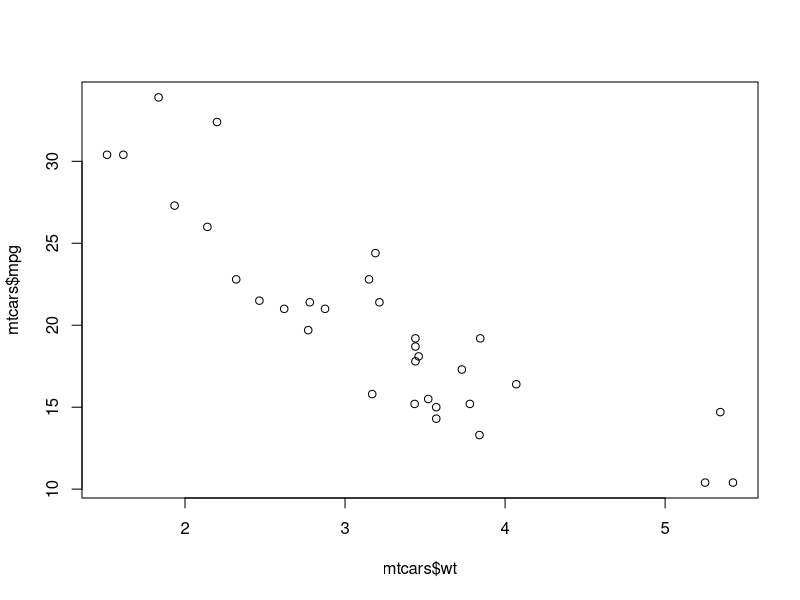
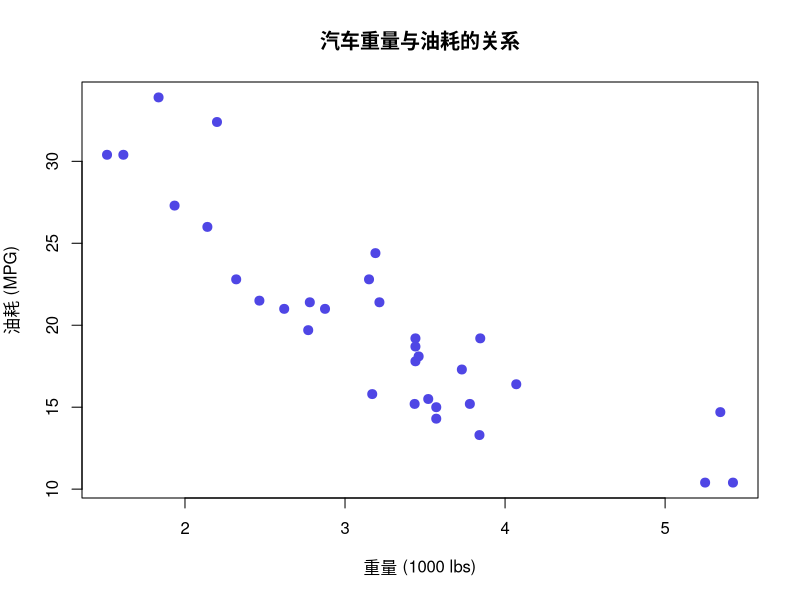
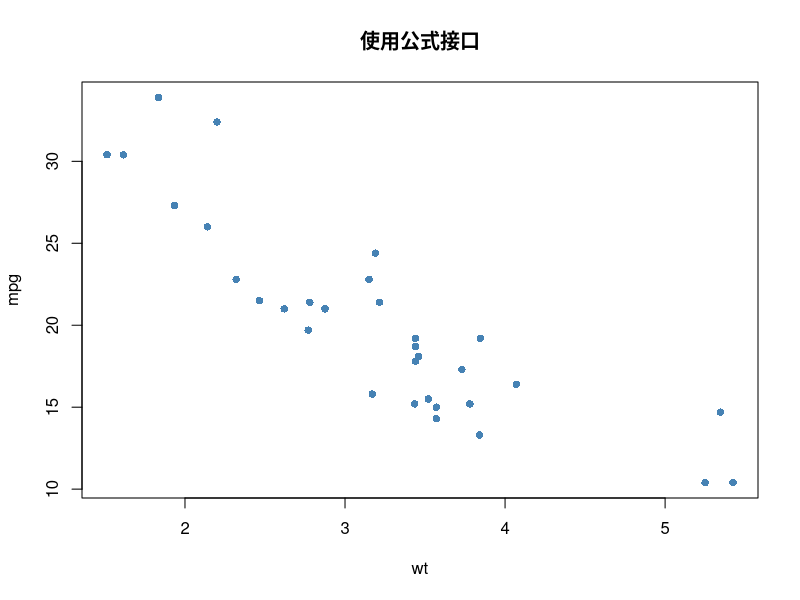
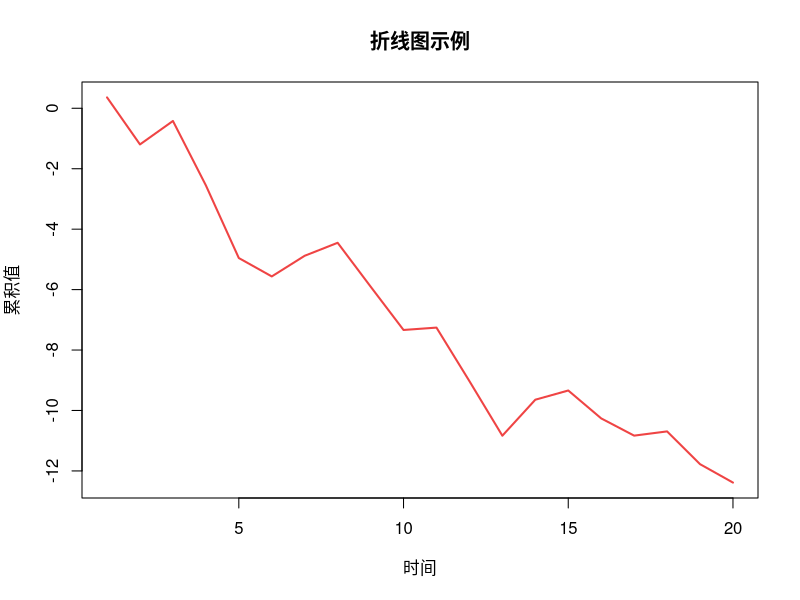
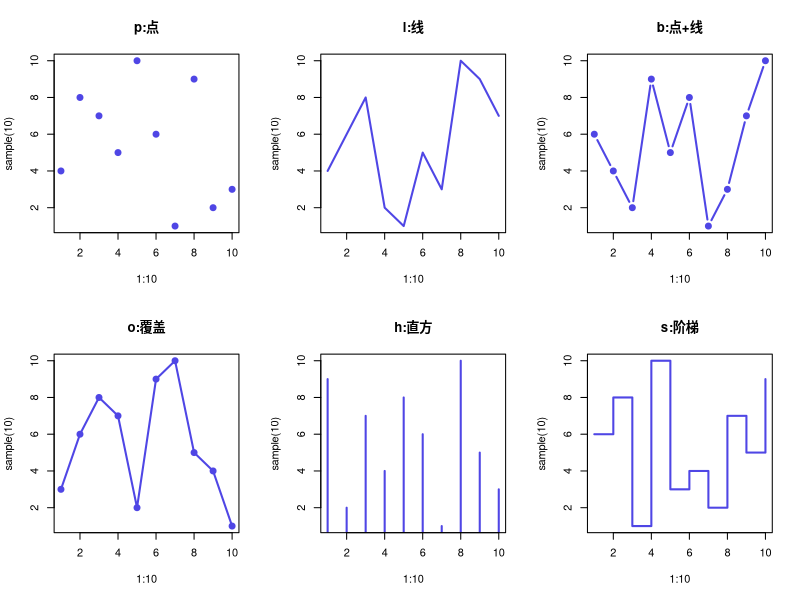
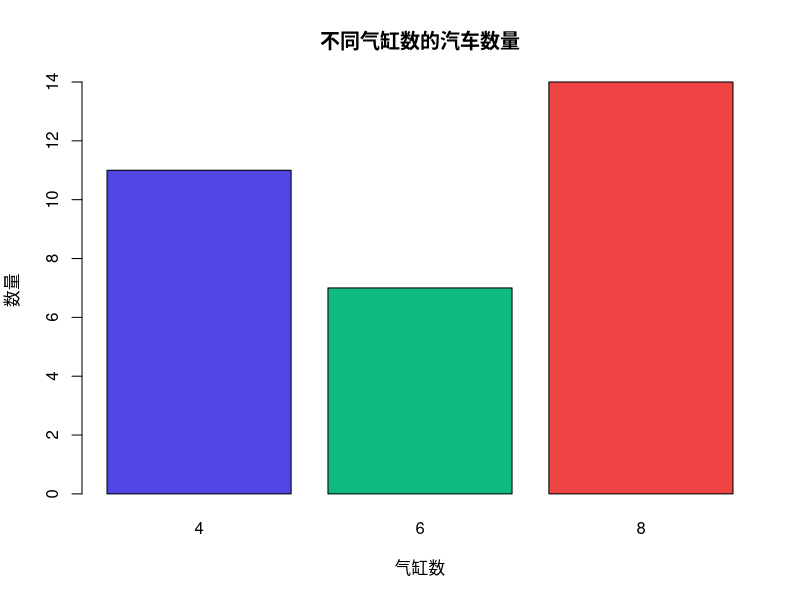
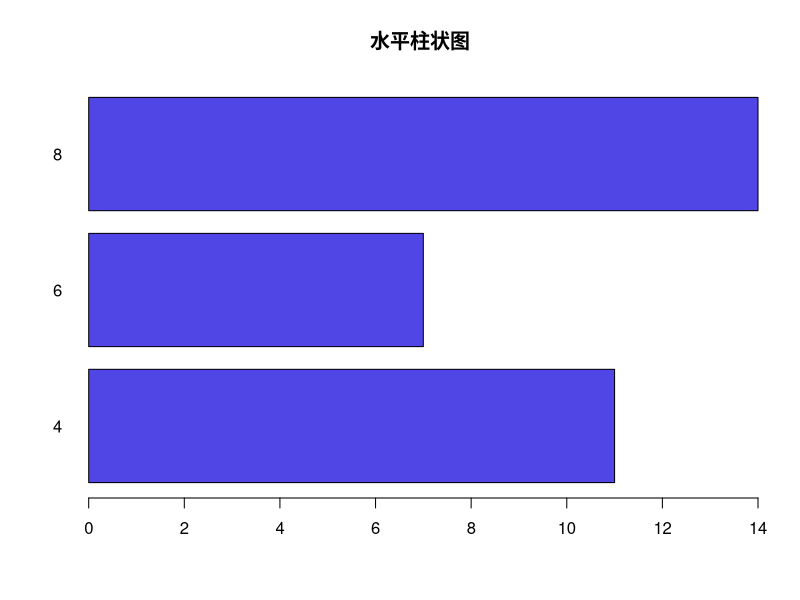
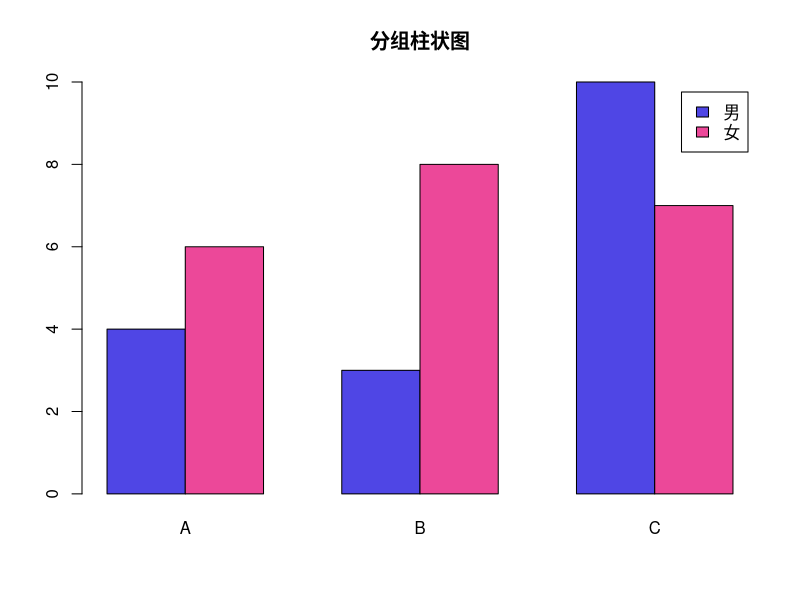

These charts were generated, in order, by the following R code:
## ---- chunk 1
knitr::opts_chunk$set(
    echo = TRUE,
    warning = FALSE,
    message = FALSE,
    fig.width = 8,
    fig.height = 5
)
## ---- chunk 2
# 使用内置数据
data(mtcars)

# 最简单的散点图
plot(mtcars$wt, mtcars$mpg)
## ---- chunk 3
# 添加标签和标题
plot(mtcars$wt, mtcars$mpg,
    main = "汽车重量与油耗的关系",
    xlab = "重量 (1000 lbs)",
    ylab = "油耗 (MPG)",
    pch = 19, # 实心圆点
    col = "#4f46e5", # 点颜色
    cex = 1.2
) # 点大小
## ---- chunk 4
# 公式接口
plot(mpg ~ wt,
    data = mtcars,
    main = "使用公式接口",
    pch = 16,
    col = "steelblue"
)
## ---- chunk 5
# 时间序列数据
x <- 1:20
y <- cumsum(rnorm(20))

# 折线图
plot(x, y,
    type = "l", # "l" 表示线
    main = "折线图示例",
    xlab = "时间",
    ylab = "累积值",
    col = "#ef4444",
    lwd = 2
) # 线宽
## ---- chunk 6
# type参数的不同取值
par(mfrow = c(2, 3))
types <- c("p", "l", "b", "o", "h", "s")
titles <- c("p:点", "l:线", "b:点+线", "o:覆盖", "h:直方", "s:阶梯")

for (i in 1:6) {
    plot(1:10, sample(10),
        type = types[i],
        main = titles[i], col = "#4f46e5", lwd = 2, pch = 19
    )
}
par(mfrow = c(1, 1))
## ---- chunk 7
# 简单柱状图
counts <- table(mtcars$cyl)
barplot(counts,
    main = "不同气缸数的汽车数量",
    xlab = "气缸数",
    ylab = "数量",
    col = c("#4f46e5", "#10b981", "#ef4444")
)
## ---- chunk 8
# 水平柱状图
barplot(counts,
    main = "水平柱状图",
    horiz = TRUE,
    col = "#4f46e5",
    las = 1
) # 标签方向
## ---- chunk 9
# 分组柱状图
counts_matrix <- matrix(c(4, 6, 3, 8, 10, 7), nrow = 2)
rownames(counts_matrix) <- c("男", "女")
colnames(counts_matrix) <- c("A", "B", "C")

barplot(counts_matrix,
    beside = TRUE, # 并排排列
    main = "分组柱状图",
    col = c("#4f46e5", "#ec4899"),
    legend = rownames(counts_matrix)
)
## ---- chunk 10
# 基础直方图
hist(mtcars$mpg,
    main = "MPG 分布直方图",
    xlab = "油耗 (MPG)",
    ylab = "频数",
    col = "#4f46e5",
    border = "white"
)
## ---- chunk 11
# 控制分组数量和密度曲线
hist(mtcars$mpg,
    breaks = 15, # 分组数量
    freq = FALSE, # 显示密度而非频数
    main = "带密度曲线的直方图",
    xlab = "油耗 (MPG)",
    col = "#4f46e580"
) # 半透明

# 添加密度曲线
lines(density(mtcars$mpg), col = "#ef4444", lwd = 2)
## ---- chunk 12
# 单变量箱线图
boxplot(mtcars$mpg,
    main = "MPG 箱线图",
    ylab = "油耗 (MPG)",
    col = "#4f46e5"
)
## ---- chunk 13
# 分组箱线图
boxplot(mpg ~ cyl,
    data = mtcars,
    main = "不同气缸数的油耗分布",
    xlab = "气缸数",
    ylab = "油耗 (MPG)",
    col = c("#4f46e5", "#10b981", "#ef4444"),
    notch = TRUE
) # 显示凹口
## ---- chunk 14
# 水平箱线图
boxplot(mpg ~ cyl,
    data = mtcars,
    horizontal = TRUE,
    main = "水平箱线图",
    xlab = "油耗 (MPG)",
    ylab = "气缸数",
    col = "#4f46e5",
    las = 1
)
## ---- chunk 15
# 基础饼图
slices <- c(30, 25, 20, 15, 10)
labels <- c("类别A", "类别B", "类别C", "类别D", "类别E")

pie(slices,
    labels = labels,
    main = "饼图示例",
    col = c("#4f46e5", "#10b981", "#ef4444", "#f59e0b", "#8b5cf6")
)
## ---- chunk 16
# 带百分比的饼图
pct <- round(slices / sum(slices) * 100, 1)
labels_pct <- paste(labels, "\n", pct, "%", sep = "")

pie(slices,
    labels = labels_pct,
    main = "带百分比的饼图",
    col = rainbow(5)
)
## ---- chunk 17
# 查看当前边距设置
par("mar") # 下、左、上、右
par("oma") # 外边距
## ---- chunk 18
# 设置边距
par(mar = c(5, 4, 4, 2) + 0.1) # 默认值

plot(1:10, main = "默认边距")
## ---- chunk 19
# 紧凑边距
old_par <- par(mar = c(3, 3, 2, 1))
plot(1:10, main = "紧凑边距")
par(old_par) # 恢复默认
## ---- chunk 20
# 常用颜色参数
plot(mtcars$wt, mtcars$mpg,
    pch = 19,
    col = "#4f46e5", # 点颜色
    bg = "#10b981", # 填充颜色(当pch=21-25时)
    main = "颜色参数示例"
)
## ---- chunk 21
# 根据分组着色
colors <- c("#4f46e5", "#10b981", "#ef4444")[as.factor(mtcars$cyl)]
plot(mtcars$wt, mtcars$mpg,
    pch = 19,
    col = colors,
    main = "按气缸数着色"
)
legend("topright",
    legend = c("4缸", "6缸", "8缸"),
    col = c("#4f46e5", "#10b981", "#ef4444"),
    pch = 19
)
## ---- chunk 22
# 展示所有点形状
plot(1:25, rep(1, 25),
    pch = 1:25,
    cex = 2,
    ylim = c(0.5, 1.5),
    main = "pch 点形状一览",
    xlab = "pch 值",
    yaxt = "n", ylab = ""
)
text(1:25, rep(0.7, 25), labels = 1:25, cex = 0.8)
## ---- chunk 23
# 展示所有线型
plot(1,
    type = "n", xlim = c(0, 10), ylim = c(0, 7),
    main = "lty 线型一览",
    xlab = "", ylab = "", xaxt = "n", yaxt = "n"
)

line_types <- c("blank", "solid", "dashed", "dotted", "dotdash", "longdash", "twodash")
for (i in 1:6) {
    lines(c(1, 9), c(7 - i, 7 - i), lty = i, lwd = 2)
    text(0.5, 7 - i, labels = paste(i, ":", line_types[i + 1]), adj = 0, cex = 0.9)
}
## ---- chunk 24
# 字体大小和样式
plot(1:10,
    main = "字体参数示例",
    cex.main = 1.5, # 标题大小
    cex.lab = 1.2, # 轴标签大小
    cex.axis = 0.9, # 刻度标签大小
    font.main = 2, # 标题粗体
    col.main = "#4f46e5"
)
## ---- chunk 25
# 2行2列布局 (按行填充)
par(mfrow = c(2, 2))
plot(1:10, main = "图1")
plot(rnorm(100), main = "图2")
hist(rnorm(100), main = "图3")
boxplot(rnorm(100), main = "图4")
par(mfrow = c(1, 1))
## ---- chunk 26
# 自定义布局矩阵
layout_matrix <- matrix(c(1, 1, 2, 3), nrow = 2, byrow = TRUE)
layout(layout_matrix)

# 第一个图占据顶部整行
plot(mtcars$wt, mtcars$mpg, main = "散点图 (跨两列)", pch = 19, col = "#4f46e5")

# 下面两个图各占一半
hist(mtcars$mpg, main = "直方图", col = "#10b981")
boxplot(mtcars$mpg, main = "箱线图", col = "#ef4444")

par(mfrow = c(1, 1))
## ---- chunk 27
# 不等宽布局
layout_matrix <- matrix(c(1, 2, 2), nrow = 1)
layout(layout_matrix, widths = c(1, 2))

boxplot(mtcars$mpg, main = "窄图", col = "#4f46e5")
plot(mtcars$wt, mtcars$mpg, main = "宽图", pch = 19, col = "#10b981")

par(mfrow = c(1, 1))
## ---- chunk 28
# 基础图
plot(mtcars$wt, mtcars$mpg,
    pch = 1,
    col = "gray50",
    main = "叠加不同样式的点"
)

# 突出显示高油耗车辆
high_mpg <- mtcars$mpg > 25
points(mtcars$wt[high_mpg], mtcars$mpg[high_mpg],
    pch = 19,
    col = "#ef4444",
    cex = 1.5
)
## ---- chunk 29
# 散点图
plot(mtcars$wt, mtcars$mpg,
    pch = 19,
    col = "#4f46e5",
    main = "添加回归线和参考线"
)

# 添加回归线
model <- lm(mpg ~ wt, data = mtcars)
abline(model, col = "#ef4444", lwd = 2)

# 添加均值参考线
abline(h = mean(mtcars$mpg), col = "#10b981", lty = 2)
abline(v = mean(mtcars$wt), col = "#f59e0b", lty = 2)

# 添加图例
legend("topright",
    legend = c("回归线", "MPG均值", "WT均值"),
    col = c("#ef4444", "#10b981", "#f59e0b"),
    lty = c(1, 2, 2),
    lwd = 2
)
## ---- chunk 30
# 散点图
plot(mtcars$wt, mtcars$mpg,
    pch = 19,
    col = "#4f46e5",
    main = "添加数据标签"
)

# 为极值点添加标签
# 最高油耗
max_idx <- which.max(mtcars$mpg)
text(mtcars$wt[max_idx], mtcars$mpg[max_idx],
    labels = rownames(mtcars)[max_idx],
    pos = 4, # 标签位置: 1下 2左 3上 4右
    cex = 0.8
)

# 最低油耗
min_idx <- which.min(mtcars$mpg)
text(mtcars$wt[min_idx], mtcars$mpg[min_idx],
    labels = rownames(mtcars)[min_idx],
    pos = 2,
    cex = 0.8
)
## ---- chunk 31
# 分组散点图
colors <- c("#4f46e5", "#10b981", "#ef4444")
shapes <- c(15, 16, 17)
cyl_factor <- as.factor(mtcars$cyl)

plot(mtcars$wt, mtcars$mpg,
    pch = shapes[cyl_factor],
    col = colors[cyl_factor],
    main = "完整图例示例",
    xlab = "重量", ylab = "油耗"
)

# 添加完整图例
legend("topright",
    legend = c("4缸", "6缸", "8缸"),
    col = colors,
    pch = shapes,
    title = "气缸数",
    bg = "white", # 图例背景
    box.lty = 1
) # 图例边框
## ---- chunk 32
plot(1:10, 1:10, type = "n", main = "箭头和形状")

# 添加箭头
arrows(2, 2, 4, 4, col = "#4f46e5", lwd = 2)

# 添加矩形
rect(5, 1, 7, 3, col = "#10b98180", border = "#10b981")

# 添加多边形
polygon(c(8, 10, 9), c(2, 2, 4), col = "#ef444480", border = "#ef4444")

# 添加文本说明
text(3, 3.5, "箭头", cex = 0.9)
text(6, 2, "矩形", cex = 0.9)
text(9, 2.5, "三角形", cex = 0.9)
## ---- chunk 33
# 完全自定义坐标轴
plot(mtcars$wt, mtcars$mpg,
    pch = 19,
    col = "#4f46e5",
    main = "自定义坐标轴",
    xaxt = "n", # 不画x轴
    yaxt = "n"
) # 不画y轴

# 自定义x轴
axis(1, # 1=下, 2=左, 3=上, 4=右
    at = c(2, 3, 4, 5),
    labels = c("轻", "中等", "较重", "重"),
    col.axis = "#4f46e5"
)

# 自定义y轴
axis(2,
    at = seq(10, 35, by = 5),
    las = 1
) # 标签水平
## ---- chunk 34
# 对数坐标
x <- 1:100
y <- x^2

par(mfrow = c(1, 2))

# 普通坐标
plot(x, y, main = "普通坐标", pch = 19, cex = 0.5, col = "#4f46e5")

# 对数坐标
plot(x, y,
    main = "对数坐标", pch = 19, cex = 0.5, col = "#10b981",
    log = "xy"
) # 双对数

par(mfrow = c(1, 1))
## ---- chunk 35
# 设置布局
layout(matrix(c(2, 0, 1, 3), nrow = 2, byrow = TRUE),
    widths = c(4, 1),
    heights = c(1, 4)
)

# 主散点图
par(mar = c(4, 4, 1, 1))
plot(mtcars$wt, mtcars$mpg,
    pch = 19, col = "#4f46e5",
    xlab = "重量", ylab = "油耗"
)

# 顶部直方图(x边缘分布)
par(mar = c(0, 4, 2, 1))
hist(mtcars$wt, main = "", xaxt = "n", col = "#4f46e580")

# 右侧直方图(y边缘分布)
par(mar = c(4, 0, 1, 2))
barplot(hist(mtcars$mpg, plot = FALSE)$counts,
    horiz = TRUE, col = "#4f46e580", xlab = ""
)

par(mfrow = c(1, 1), mar = c(5, 4, 4, 2) + 0.1)
## ---- chunk 36
# pairs() 矩阵散点图
pairs(mtcars[, c("mpg", "hp", "wt", "qsec")],
    pch = 19,
    col = "#4f46e5",
    main = "多变量散点图矩阵"
)
## ---- chunk 37
# 自定义对角线
panel.hist <- function(x, ...) {
    usr <- par("usr")
    par(usr = c(usr[1:2], 0, 1.5))
    h <- hist(x, plot = FALSE)
    breaks <- h$breaks
    nB <- length(breaks)
    y <- h$counts / max(h$counts)
    rect(breaks[-nB], 0, breaks[-1], y, col = "#4f46e580")
}

pairs(mtcars[, c("mpg", "hp", "wt")],
    pch = 19,
    col = "#4f46e5",
    diag.panel = panel.hist,
    main = "带直方图的矩阵散点图"
)
